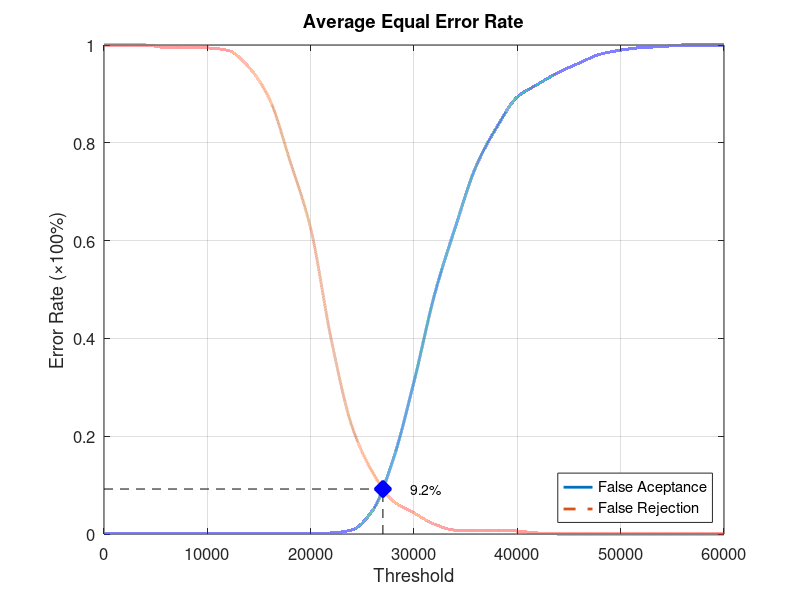
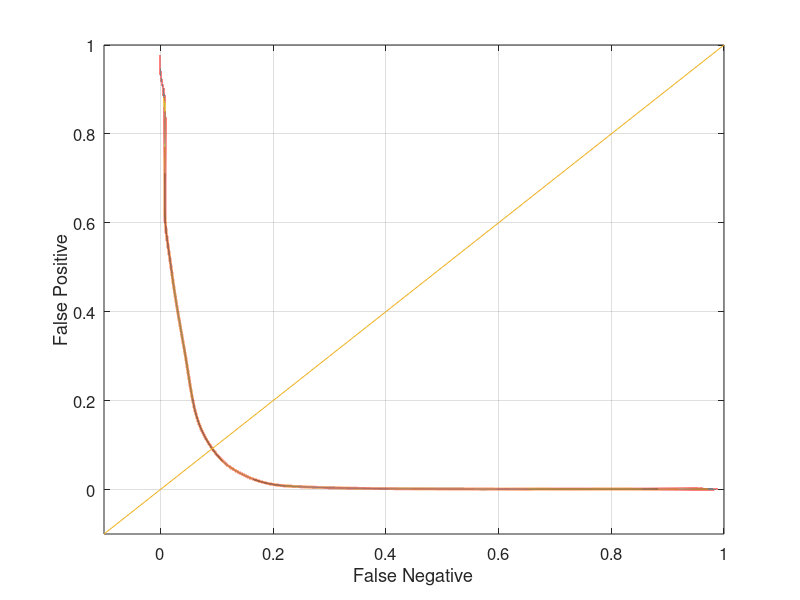

Reproduce these figures in MATLAB, in order.
function yEER = Database1Average
close all;
clear;
clc;
x = 0:2000:60000;
xq = 0:0.5:60000;

y0 = [0 0.00105263 0.00105263 0.00105263 0.00105263 0.00105263 0.00105263 0.00105263 0.00105263 0.00105263 0.00105263 0.00210526 0.00842105 0.0484211 0.153684 0.311579 0.490526 0.627368 0.751579 0.831579 0.893684 0.92 0.944211 0.963158 0.981053 0.989474 0.994737 0.996842 1 1 1];
yy0 = interp1(x, y0, xq, 'pchip');
y1 = [1 1 1 0.995 0.995 0.994 0.989 0.955 0.89 0.763 0.625 0.397 0.22 0.126 0.067 0.043 0.02 0.008 0.008 0.008 0.006 0.002 0 0 0 0 0 0 0 0 0];
yy1 = interp1(x, y1, xq, 'pchip');

% Calculating EER: 
y2 = abs(y0 - y1);
find(y2 == min(y2))
yy2 = abs(yy0 - yy1);
xEER = find(yy2 == min(yy2));
xEERIndex = xq(xEER) % X-axis EER
yEER = yy0(xEER) % Y-axis EER

main = figure
plot(xq, yy0,'-','LineWidth', 2);	hold on
plot(xq, yy1,'--','LineWidth', 2);	hold on
plot([xEERIndex xEERIndex], [0 yEER], 'k--');	hold on
plot([0 xEERIndex], [yEER yEER], 'k--');	hold on
plot(xEERIndex, yEER, 'bx', 'LineWidth', 10);	hold on
text(xEERIndex + 10 * xEERIndex / 100, yEER, [num2str(round((10000 * yEER)) / 100) '%'])
legend('False Aceptance', 'False Rejection', 'Location', 'SouthEast')
xlabel('Threshold')
ylabel('Error Rate (\times100%)')
title('Average Equal Error Rate')
set(gca, 'FontSize', 12)
axis([0 60000 0 1])
grid on

print(main, 'Database1AverageMain', '-dpng');
FNRxFPR = figure('Color', [1 1 1]);
plot(yy1, yy0, '-', yy1, yy0, 'LineWidth', 2);
hold on
y = -0.1:0.1:1
plot(y, y); 
set(gca, 'FontSize', 12)
xlabel('False Negative')
ylabel('False Positive')
axis([-0.1 1 -0.1 1])
set(gca, 'FontSize', 12)
grid on

print(FNRxFPR, 'Database1AverageFNRxFPR','-dpng');
end
